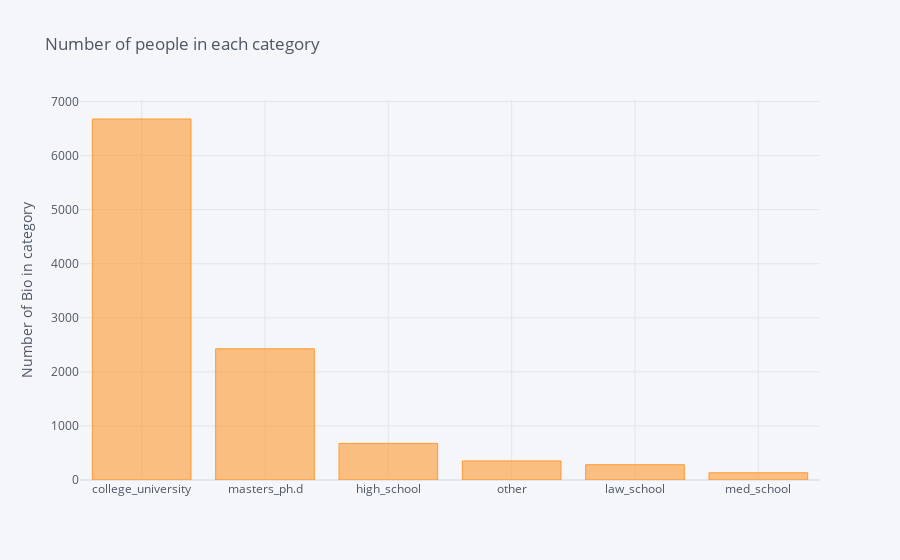

Notebook source saved alongside this figure:
### Code cell
df_dating_RNN['education_group'].value_counts().sort_values(ascending=False).iplot(kind='bar', yTitle='Number of Bio in category', 
                                                                title='Number of people in each category')

### Figure 1 — Plotly figure (JSON) as saved in the notebook; plotly's stock layout.template omitted (floating-point values rounded to 4 significant figures)
{"data": [{"marker": {"color": "rgba(255, 153, 51, 0.6)", "line": {"color": "rgba(255, 153, 51, 1.0)", "width": 1}}, "name": "education_group", "orientation": "v", "text": "", "type": "bar", "x": ["college_university", "masters_ph.d", "high_school", "other", "law_school", "med_school"], "y": [6677, 2427, 677, 353, 283, 134]}], "layout": {"legend": {"bgcolor": "#F5F6F9", "font": {"color": "#4D5663"}}, "paper_bgcolor": "#F5F6F9", "plot_bgcolor": "#F5F6F9", "title": {"font": {"color": "#4D5663"}, "text": "Number of people in each category"}, "xaxis": {"gridcolor": "#E1E5ED", "showgrid": true, "tickfont": {"color": "#4D5663"}, "title": {"font": {"color": "#4D5663"}, "text": ""}, "zerolinecolor": "#E1E5ED"}, "yaxis": {"gridcolor": "#E1E5ED", "showgrid": true, "tickfont": {"color": "#4D5663"}, "title": {"font": {"color": "#4D5663"}, "text": "Number of Bio in category"}, "zerolinecolor": "#E1E5ED"}}}
